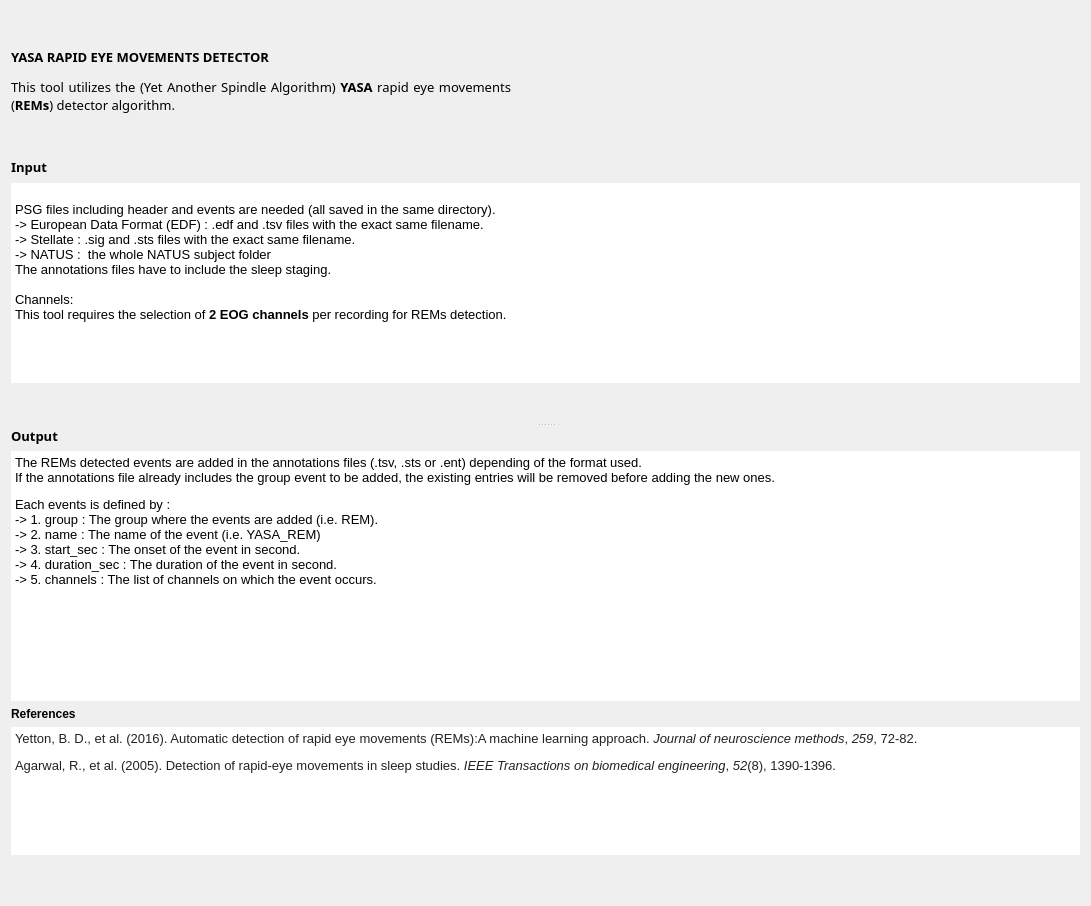
<?xml version="1.0" encoding="UTF-8"?>
<ui version="4.0">
 <class>IntroStepYASA</class>
 <widget class="QWidget" name="IntroStepYASA">
  <property name="geometry">
   <rect>
    <x>0</x>
    <y>0</y>
    <width>1091</width>
    <height>906</height>
   </rect>
  </property>
  <property name="windowTitle">
   <string>Form</string>
  </property>
  <property name="styleSheet">
   <string notr="true">font: 10pt &quot;Roboto-Regular&quot;; QLabel {background-color: rgb(255, 255, 255);}</string>
  </property>
  <layout class="QHBoxLayout" name="horizontalLayout">
   <item>
    <widget class="QSplitter" name="splitter_2">
     <property name="orientation">
      <enum>Qt::Horizontal</enum>
     </property>
     <widget class="QWidget" name="layoutWidget">
      <layout class="QVBoxLayout" name="verticalLayout_4">
       <item>
        <widget class="QLabel" name="label_2">
         <property name="minimumSize">
          <size>
           <width>0</width>
           <height>100</height>
          </size>
         </property>
         <property name="maximumSize">
          <size>
           <width>500</width>
           <height>60</height>
          </size>
         </property>
         <property name="font">
          <font>
           <family>Roboto-Regular</family>
           <pointsize>10</pointsize>
           <weight>50</weight>
           <italic>false</italic>
           <bold>false</bold>
          </font>
         </property>
         <property name="text">
          <string>&lt;html&gt;&lt;head/&gt;&lt;body&gt;&lt;p&gt;&lt;span style=&quot; font-weight:600;&quot;&gt;YASA RAPID EYE MOVEMENTS DETECTOR&lt;/span&gt;&lt;/p&gt;&lt;p&gt;This tool utilizes the (Yet Another Spindle Algorithm) &lt;span style=&quot; font-weight:600;&quot;&gt;YASA&lt;/span&gt; rapid eye movements (&lt;span style=&quot; font-weight:600;&quot;&gt;REMs&lt;/span&gt;) detector algorithm.&lt;/p&gt;&lt;/body&gt;&lt;/html&gt;</string>
         </property>
         <property name="textFormat">
          <enum>Qt::AutoText</enum>
         </property>
         <property name="scaledContents">
          <bool>false</bool>
         </property>
         <property name="alignment">
          <set>Qt::AlignJustify|Qt::AlignVCenter</set>
         </property>
         <property name="wordWrap">
          <bool>true</bool>
         </property>
        </widget>
       </item>
       <item>
        <spacer name="verticalSpacer_3">
         <property name="orientation">
          <enum>Qt::Vertical</enum>
         </property>
         <property name="sizeType">
          <enum>QSizePolicy::Fixed</enum>
         </property>
         <property name="sizeHint" stdset="0">
          <size>
           <width>20</width>
           <height>40</height>
          </size>
         </property>
        </spacer>
       </item>
       <item>
        <widget class="QSplitter" name="splitter">
         <property name="orientation">
          <enum>Qt::Vertical</enum>
         </property>
         <widget class="QWidget" name="layoutWidget">
          <layout class="QVBoxLayout" name="verticalLayout_3">
           <item>
            <widget class="QLabel" name="label">
             <property name="minimumSize">
              <size>
               <width>0</width>
               <height>20</height>
              </size>
             </property>
             <property name="maximumSize">
              <size>
               <width>16777215</width>
               <height>20</height>
              </size>
             </property>
             <property name="font">
              <font>
               <family>Roboto-Regular</family>
               <pointsize>10</pointsize>
               <weight>50</weight>
               <italic>false</italic>
               <bold>false</bold>
              </font>
             </property>
             <property name="text">
              <string>&lt;html&gt;&lt;head/&gt;&lt;body&gt;&lt;p&gt;&lt;span style=&quot; font-weight:600;&quot;&gt;Input&lt;/span&gt;&lt;/p&gt;&lt;/body&gt;&lt;/html&gt;</string>
             </property>
             <property name="alignment">
              <set>Qt::AlignLeading|Qt::AlignLeft|Qt::AlignVCenter</set>
             </property>
            </widget>
           </item>
           <item>
            <widget class="QTextEdit" name="textEdit">
             <property name="sizePolicy">
              <sizepolicy hsizetype="Expanding" vsizetype="Expanding">
               <horstretch>0</horstretch>
               <verstretch>0</verstretch>
              </sizepolicy>
             </property>
             <property name="minimumSize">
              <size>
               <width>0</width>
               <height>200</height>
              </size>
             </property>
             <property name="maximumSize">
              <size>
               <width>16777215</width>
               <height>200</height>
              </size>
             </property>
             <property name="layoutDirection">
              <enum>Qt::LeftToRight</enum>
             </property>
             <property name="styleSheet">
              <string notr="true"/>
             </property>
             <property name="frameShape">
              <enum>QFrame::HLine</enum>
             </property>
             <property name="frameShadow">
              <enum>QFrame::Plain</enum>
             </property>
             <property name="lineWidth">
              <number>0</number>
             </property>
             <property name="sizeAdjustPolicy">
              <enum>QAbstractScrollArea::AdjustToContents</enum>
             </property>
             <property name="readOnly">
              <bool>true</bool>
             </property>
             <property name="html">
              <string>&lt;!DOCTYPE HTML PUBLIC &quot;-//W3C//DTD HTML 4.0//EN&quot; &quot;http://www.w3.org/TR/REC-html40/strict.dtd&quot;&gt;
&lt;html&gt;&lt;head&gt;&lt;meta name=&quot;qrichtext&quot; content=&quot;1&quot; /&gt;&lt;style type=&quot;text/css&quot;&gt;
p, li { white-space: pre-wrap; }
&lt;/style&gt;&lt;/head&gt;&lt;body style=&quot; font-family:'Roboto-Regular'; font-size:10pt; font-weight:400; font-style:normal;&quot;&gt;
&lt;p style=&quot;-qt-paragraph-type:empty; margin-top:0px; margin-bottom:0px; margin-left:0px; margin-right:0px; -qt-block-indent:0; text-indent:0px; font-family:'Ubuntu';&quot;&gt;&lt;br /&gt;&lt;/p&gt;
&lt;p style=&quot; margin-top:0px; margin-bottom:0px; margin-left:0px; margin-right:0px; -qt-block-indent:0; text-indent:0px;&quot;&gt;PSG files including header and events are needed (all saved in the same directory).&lt;/p&gt;
&lt;p style=&quot; margin-top:0px; margin-bottom:0px; margin-left:0px; margin-right:0px; -qt-block-indent:0; text-indent:0px;&quot;&gt;-&amp;gt; European Data Format (EDF) : .edf and .tsv files with the exact same filename.&lt;/p&gt;
&lt;p style=&quot; margin-top:0px; margin-bottom:0px; margin-left:0px; margin-right:0px; -qt-block-indent:0; text-indent:0px;&quot;&gt;-&amp;gt; Stellate : .sig and .sts files with the exact same filename.&lt;/p&gt;
&lt;p style=&quot; margin-top:0px; margin-bottom:0px; margin-left:0px; margin-right:0px; -qt-block-indent:0; text-indent:0px;&quot;&gt;-&amp;gt; NATUS : &lt;span style=&quot; font-family:'MS Shell Dlg 2';&quot;&gt; the whole NATUS subject folder&lt;/span&gt;&lt;/p&gt;
&lt;p style=&quot; margin-top:0px; margin-bottom:0px; margin-left:0px; margin-right:0px; -qt-block-indent:0; text-indent:0px;&quot;&gt;&lt;span style=&quot; font-family:'MS Shell Dlg 2';&quot;&gt;The annotations files have to include the sleep staging.&lt;/span&gt;&lt;/p&gt;
&lt;p style=&quot;-qt-paragraph-type:empty; margin-top:0px; margin-bottom:0px; margin-left:0px; margin-right:0px; -qt-block-indent:0; text-indent:0px;&quot;&gt;&lt;br /&gt;&lt;/p&gt;
&lt;p style=&quot; margin-top:0px; margin-bottom:0px; margin-left:0px; margin-right:0px; -qt-block-indent:0; text-indent:0px;&quot;&gt;Channels:&lt;/p&gt;
&lt;p style=&quot; margin-top:0px; margin-bottom:0px; margin-left:0px; margin-right:0px; -qt-block-indent:0; text-indent:0px;&quot;&gt;This tool requires the selection of &lt;span style=&quot; font-weight:600;&quot;&gt;2&lt;/span&gt; &lt;span style=&quot; font-weight:600;&quot;&gt;EOG&lt;/span&gt; &lt;span style=&quot; font-weight:600;&quot;&gt;channels&lt;/span&gt; per recording for REMs detection.&lt;/p&gt;
&lt;p style=&quot;-qt-paragraph-type:empty; margin-top:0px; margin-bottom:0px; margin-left:0px; margin-right:0px; -qt-block-indent:0; text-indent:0px;&quot;&gt;&lt;br /&gt;&lt;/p&gt;&lt;/body&gt;&lt;/html&gt;</string>
             </property>
            </widget>
           </item>
           <item>
            <spacer name="verticalSpacer">
             <property name="orientation">
              <enum>Qt::Vertical</enum>
             </property>
             <property name="sizeType">
              <enum>QSizePolicy::Fixed</enum>
             </property>
             <property name="sizeHint" stdset="0">
              <size>
               <width>20</width>
               <height>40</height>
              </size>
             </property>
            </spacer>
           </item>
          </layout>
         </widget>
         <widget class="QWidget" name="layoutWidget">
          <layout class="QVBoxLayout" name="verticalLayout_2">
           <item>
            <widget class="QLabel" name="label_4">
             <property name="maximumSize">
              <size>
               <width>16777215</width>
               <height>20</height>
              </size>
             </property>
             <property name="sizeIncrement">
              <size>
               <width>0</width>
               <height>0</height>
              </size>
             </property>
             <property name="font">
              <font>
               <family>Roboto-Regular</family>
               <pointsize>10</pointsize>
               <weight>50</weight>
               <italic>false</italic>
               <bold>false</bold>
              </font>
             </property>
             <property name="frameShadow">
              <enum>QFrame::Plain</enum>
             </property>
             <property name="lineWidth">
              <number>0</number>
             </property>
             <property name="text">
              <string>&lt;html&gt;&lt;head/&gt;&lt;body&gt;&lt;p&gt;&lt;span style=&quot; font-weight:600;&quot;&gt;Output&lt;/span&gt;&lt;/p&gt;&lt;/body&gt;&lt;/html&gt;</string>
             </property>
             <property name="alignment">
              <set>Qt::AlignLeading|Qt::AlignLeft|Qt::AlignVCenter</set>
             </property>
            </widget>
           </item>
           <item>
            <widget class="QTextEdit" name="textEdit_2">
             <property name="minimumSize">
              <size>
               <width>0</width>
               <height>250</height>
              </size>
             </property>
             <property name="maximumSize">
              <size>
               <width>16777215</width>
               <height>16777215</height>
              </size>
             </property>
             <property name="frameShape">
              <enum>QFrame::HLine</enum>
             </property>
             <property name="frameShadow">
              <enum>QFrame::Plain</enum>
             </property>
             <property name="lineWidth">
              <number>0</number>
             </property>
             <property name="sizeAdjustPolicy">
              <enum>QAbstractScrollArea::AdjustToContents</enum>
             </property>
             <property name="readOnly">
              <bool>true</bool>
             </property>
             <property name="html">
              <string>&lt;!DOCTYPE HTML PUBLIC &quot;-//W3C//DTD HTML 4.0//EN&quot; &quot;http://www.w3.org/TR/REC-html40/strict.dtd&quot;&gt;
&lt;html&gt;&lt;head&gt;&lt;meta name=&quot;qrichtext&quot; content=&quot;1&quot; /&gt;&lt;style type=&quot;text/css&quot;&gt;
p, li { white-space: pre-wrap; }
&lt;/style&gt;&lt;/head&gt;&lt;body style=&quot; font-family:'Roboto-Regular'; font-size:10pt; font-weight:400; font-style:normal;&quot;&gt;
&lt;p style=&quot; margin-top:12px; margin-bottom:12px; margin-left:0px; margin-right:0px; -qt-block-indent:0; text-indent:0px;&quot;&gt;&lt;span style=&quot; font-family:'MS Shell Dlg 2';&quot;&gt;The REMs detected events are added in the annotations files (.tsv, .sts or .ent) depending of the format used.&lt;br /&gt;&lt;/span&gt;If the annotations file already includes the group event to be added, the existing entries will be removed before adding the new ones.&lt;/p&gt;
&lt;p style=&quot; margin-top:0px; margin-bottom:0px; margin-left:0px; margin-right:0px; -qt-block-indent:0; text-indent:0px;&quot;&gt;&lt;span style=&quot; font-family:'MS Shell Dlg 2';&quot;&gt;Each events is defined by : &lt;/span&gt;&lt;br /&gt;-&amp;gt; 1. group : The group where the events are added (i.e. REM).&lt;br /&gt;-&amp;gt; 2. name : The name of the event (i.e. YASA_REM)&lt;br /&gt;-&amp;gt; 3. start_sec : The onset of the event in second. &lt;br /&gt;-&amp;gt; 4. duration_sec : The duration of the event in second.&lt;br /&gt;-&amp;gt; 5. channels : The list of channels on which the event occurs.&lt;br /&gt;&lt;br /&gt;&lt;/p&gt;&lt;/body&gt;&lt;/html&gt;</string>
             </property>
            </widget>
           </item>
          </layout>
         </widget>
        </widget>
       </item>
       <item>
        <widget class="QLabel" name="label_3">
         <property name="text">
          <string>&lt;html&gt;&lt;head/&gt;&lt;body&gt;&lt;p&gt;&lt;span style=&quot; font-weight:600;&quot;&gt;References&lt;/span&gt;&lt;/p&gt;&lt;/body&gt;&lt;/html&gt;</string>
         </property>
        </widget>
       </item>
       <item>
        <widget class="QTextEdit" name="textEdit_3">
         <property name="frameShape">
          <enum>QFrame::NoFrame</enum>
         </property>
         <property name="lineWidth">
          <number>0</number>
         </property>
         <property name="html">
          <string>&lt;!DOCTYPE HTML PUBLIC &quot;-//W3C//DTD HTML 4.0//EN&quot; &quot;http://www.w3.org/TR/REC-html40/strict.dtd&quot;&gt;
&lt;html&gt;&lt;head&gt;&lt;meta name=&quot;qrichtext&quot; content=&quot;1&quot; /&gt;&lt;style type=&quot;text/css&quot;&gt;
p, li { white-space: pre-wrap; }
&lt;/style&gt;&lt;/head&gt;&lt;body style=&quot; font-family:'Roboto-Regular'; font-size:10pt; font-weight:400; font-style:normal;&quot;&gt;
&lt;p style=&quot; margin-top:0px; margin-bottom:0px; margin-left:0px; margin-right:0px; -qt-block-indent:0; text-indent:0px;&quot;&gt;&lt;span style=&quot; font-family:'Arial','sans-serif'; color:#222222; background-color:#ffffff;&quot;&gt;Yetton, B. D., et al. (2016). Automatic detection of rapid eye movements (REMs):A machine learning approach. &lt;/span&gt;&lt;span style=&quot; font-family:'Arial','sans-serif'; font-style:italic; color:#222222; background-color:#ffffff;&quot;&gt;Journal of neuroscience methods&lt;/span&gt;&lt;span style=&quot; font-family:'Arial','sans-serif'; color:#222222; background-color:#ffffff;&quot;&gt;, &lt;/span&gt;&lt;span style=&quot; font-family:'Arial','sans-serif'; font-style:italic; color:#222222; background-color:#ffffff;&quot;&gt;259&lt;/span&gt;&lt;span style=&quot; font-family:'Arial','sans-serif'; color:#222222; background-color:#ffffff;&quot;&gt;, 72-82.&lt;/span&gt;&lt;/p&gt;
&lt;p style=&quot; margin-top:12px; margin-bottom:12px; margin-left:0px; margin-right:0px; -qt-block-indent:0; text-indent:0px;&quot;&gt;&lt;span style=&quot; font-family:'Arial','sans-serif'; color:#222222; background-color:#ffffff;&quot;&gt;Agarwal, R., et al. (2005). Detection of rapid-eye movements in sleep studies. &lt;/span&gt;&lt;span style=&quot; font-family:'Arial','sans-serif'; font-style:italic; color:#222222; background-color:#ffffff;&quot;&gt;IEEE Transactions on biomedical engineering&lt;/span&gt;&lt;span style=&quot; font-family:'Arial','sans-serif'; color:#222222; background-color:#ffffff;&quot;&gt;, &lt;/span&gt;&lt;span style=&quot; font-family:'Arial','sans-serif'; font-style:italic; color:#222222; background-color:#ffffff;&quot;&gt;52&lt;/span&gt;&lt;span style=&quot; font-family:'Arial','sans-serif'; color:#222222; background-color:#ffffff;&quot;&gt;(8), 1390-1396.&lt;/span&gt;&lt;/p&gt;&lt;/body&gt;&lt;/html&gt;</string>
         </property>
        </widget>
       </item>
       <item>
        <spacer name="verticalSpacer_2">
         <property name="orientation">
          <enum>Qt::Vertical</enum>
         </property>
         <property name="sizeType">
          <enum>QSizePolicy::Fixed</enum>
         </property>
         <property name="sizeHint" stdset="0">
          <size>
           <width>20</width>
           <height>40</height>
          </size>
         </property>
        </spacer>
       </item>
      </layout>
     </widget>
    </widget>
   </item>
  </layout>
 </widget>
 <resources>
  <include location="../../../../../snooz-toolbox/src/main/python/ui/themes/themes.qrc"/>
 </resources>
 <connections/>
 <slots>
  <slot>on_choose()</slot>
  <slot>on_input_format_changed()</slot>
 </slots>
</ui>
